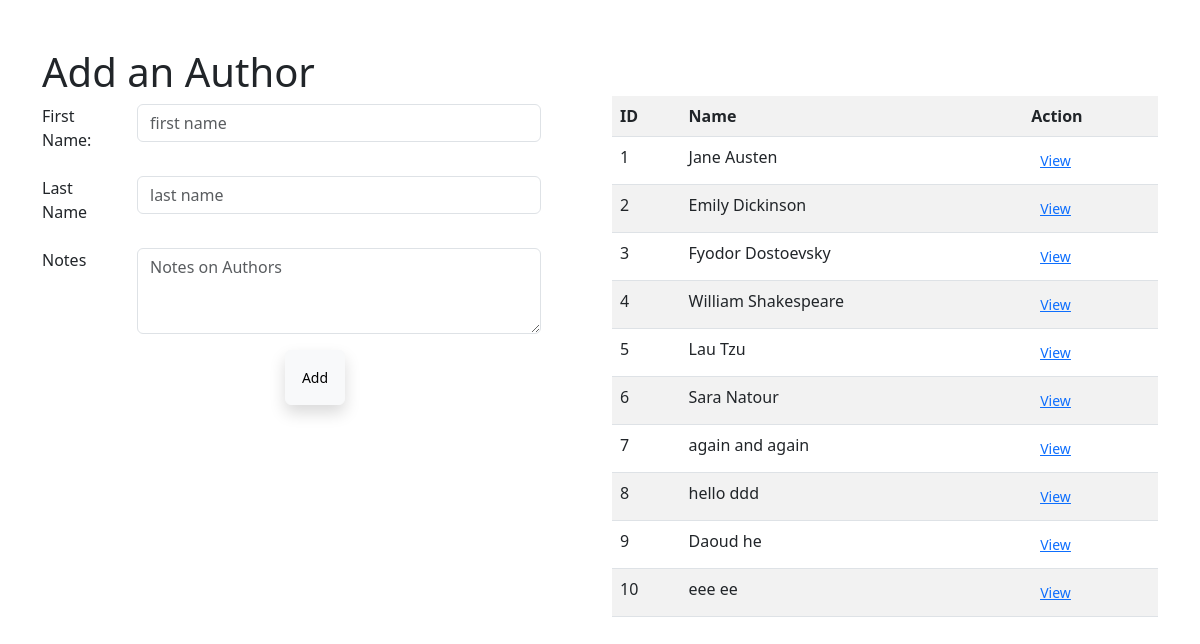
The app's page /authors, older data.
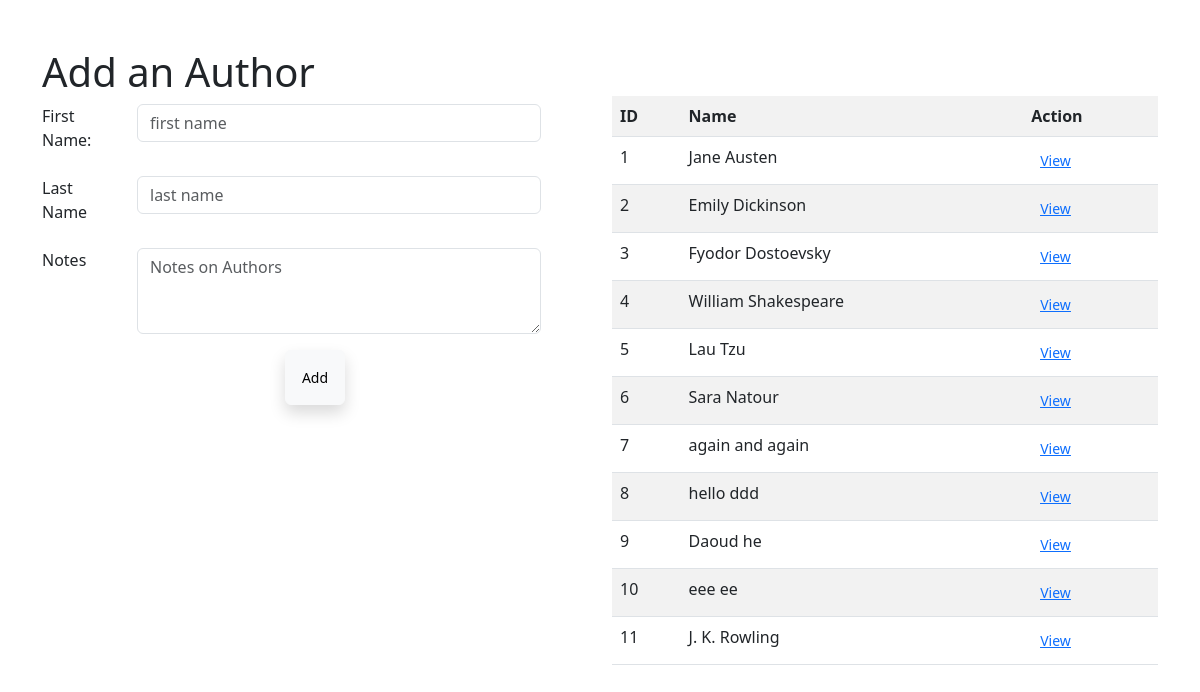
The same page, newer data.
### books_authors/models.py (models this page shows)
class Author(models.Model):
    first_name = models.CharField(max_length=45)
    last_name = models.CharField(max_length=45)
    notes = models.TextField(default="Null")
    books = models.ManyToManyField(Book, related_name="authors")
    created_at = models.DateTimeField(auto_now_add=True)
    updated_at = models.DateTimeField(auto_now=True)

### books_authors/views.py (the view)
# urls.py: path('authors',views.showAuthors),
def showAuthors(request):
  context={
    'all_authors':Author.objects.all(),
    }
  return render(request,"addauthors.html",context)

### books_authors/templates/addauthors.html (shortened to what this page needs)
<!DOCTYPE html>
<html lang="en">
  <head>
    <link href="https://cdn.jsdelivr.net/npm/bootstrap@5.3.0-alpha1/dist/css/bootstrap.min.css" rel="stylesheet" />
  </head>
  <body>
    <div class="container container-sm container-md container-lg mt-5 h-100">
      <div class="row ">
        <div class="col-12 col-sm-6 col-md-6">
          <h1>Add an Author</h1>
          <form action="/addAuthor" method="post">
            <div class="mb-3 row">
              <label for="first_name" class="form-label col-sm-2">First Name:</label>
              <div class="col-sm-9">
                <input type="text" class="form-control" id="first_name" name="first_name" placeholder="first name" />
              </div>
            </div>
            <div class="mb-3 row">
              <label for="last_name" class="form-label col-sm-2">Last Name</label>
              <div class="col-sm-9">
                <input type="text" class="form-control" name="last_name" placeholder="last name" />
              </div>
            </div>
            <div class="mb-3 row">
              <label for="exampleFormControlTextarea1" class="form-label col-sm-2">Notes</label>
              <div class="col-sm-9">
                <textarea class="form-control" name="notes" placeholder="Notes on Authors" rows="3"></textarea>
              </div>
            </div>
            <div class="text-center">
              <button type="submit" class="btn btn-sm btn-light shadow p-3 mb-5 bg-body-tertiary rounded"> Add </button>
            </div>
          </form>
        </div>
        <div class="col-12 col-sm-6 col-md-6 mt-5">
          <table class="table table-striped table-hover">
            <tr>
              <th>ID</th>
              <th>Name</th>
              <th>Action</th>
            </tr> {%for author in all_authors%} <tr>
              <td>{{author.id}}</td>
              <td>{{author.first_name}} {{author.last_name}}</td>
              <td>
                <button type="button" class="btn btn-sm btn-link">
                  <a href="/authors/{{author.id}}"> View</a>
                </button>
              </td>
            </tr> {%endfor%}
          </table>
        </div>
      </div>
    </div>
  </body>
</html>

Row changes from the older to the newer data that the page shows:
added Author: id "11", first_name "J. K.", last_name "Rowling"
